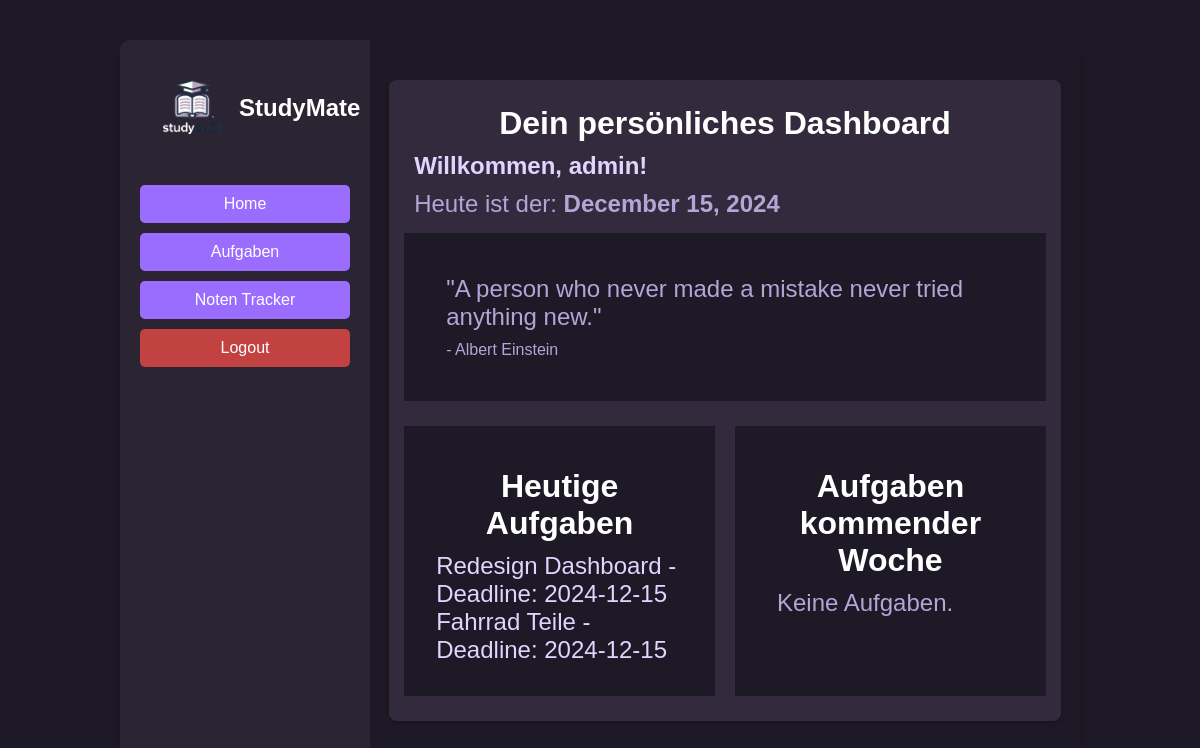
/ (signed in), run on an earlier commit of the app's database.
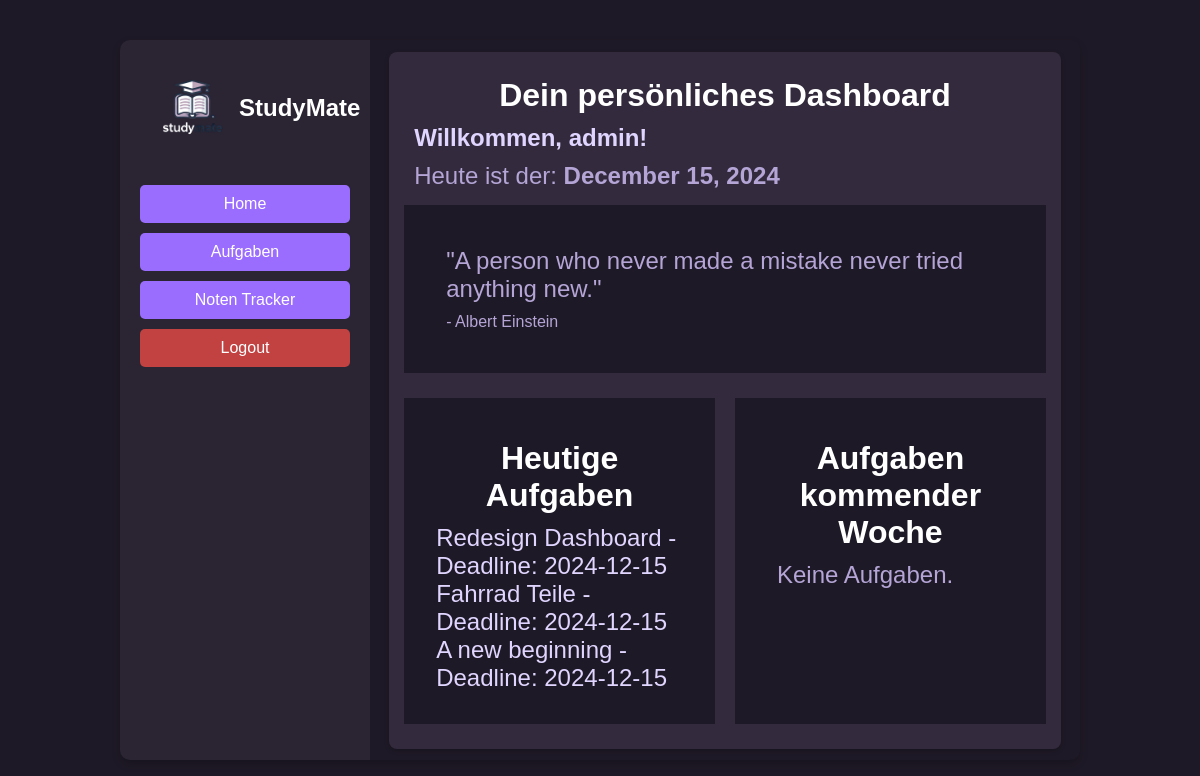
And on a later commit of the database.
### app/models.py (models this page shows)
class ToDo(db.Model):
    id = db.Column(db.Integer, primary_key=True)
    title = db.Column(db.String(100), nullable=False)
    description = db.Column(db.Text, nullable=True)
    created_at = db.Column(db.DateTime, default=db.func.current_timestamp())
    user_id = db.Column(db.Integer, db.ForeignKey('user.id'))
    deadline = db.Column(db.DateTime, nullable=True)

### app/routes.py (the view)
@main.route("/")
@login_required
def home():
    quotes = [
        "Life is like riding a bicycle. To keep your balance, you must keep moving.",
        "Imagination is more important than knowledge.",
        "A person who never made a mistake never tried anything new.",
        "The important thing is not to stop questioning. Curiosity has its own reason for existence.",
        "Strive not to be a success, but rather to be of value."
    ]
    current_date = datetime.now().strftime("%B %d, %Y")
    quote = random.choice(quotes)
    today = datetime.now().date()
    tomorror = today + timedelta(days=1)
    next_week = tomorror + timedelta(days=7)
    today_tasks = ToDo.query.filter(
        ToDo.user_id == current_user.id,
        ToDo.deadline >= today,  # Check if the deadline is today or later
        ToDo.deadline < today + timedelta(days=1)  # Ensure it's only today's tasks
    ).all()
    upcoming_tasks = ToDo.query.filter(
        ToDo.user_id == current_user.id,
        ToDo.deadline > tomorror,
        ToDo.deadline <= next_week
    ).order_by(ToDo.deadline).all()
    return render_template("index.html", current_date=current_date, quote=quote, today_tasks=today_tasks, upcoming_tasks=upcoming_tasks)

### app/__init__.py (called while the page is built)
@login_manager.user_loader
def load_user(user_id):
    return User.query.get(int(user_id))

### app/templates/index.html (shortened to what this page needs)
{% extends 'base.html' %}
{% block content %}
    <div class="greeter">
        <h1>Dein persönliches Dashboard</h1>
        <h2>Willkommen, <strong>{{ current_user.username }}</strong>!</h2>
        <p>Heute ist der: <strong>{{ current_date }}</strong></p>
        <div class="overview">
        <div class="quote-card">
            <blockquote>
                <p>"{{ quote }}"</p>
                <footer>- Albert Einstein</footer>
            </blockquote>
        </div>
    </div>
        <div class="overview-container">
        <div class="overview">
            <h1>Heutige Aufgaben</h1>
            {% if today_tasks %}
                <ul>
                    {% for task in today_tasks %}
                        <li>{{ task.title }} - Deadline: {{ task.deadline.strftime('%Y-%m-%d') }}</li>
                    {% endfor %}
                </ul>
            {% else %}
                <p>Keine Aufgaben.</p>
            {% endif %}
        </div>
        <div class="overview">
            <h1>Aufgaben kommender Woche</h1>
            {% if upcoming_tasks %}
                <ul>
                    {% for task in upcoming_tasks %}
                        <li>{{ task.title }} - Deadline: {{ task.deadline.strftime('%Y-%m-%d') }}</li>
                    {% endfor %}
                </ul>
            {% else %}
                <p>Keine Aufgaben.</p>
            {% endif %}
        </div>
        </div>
    </div>
{% endblock %}

What changed in the data, as far as the page shows it:
added ToDo: title "A new beginning", deadline "2024-12-15"
